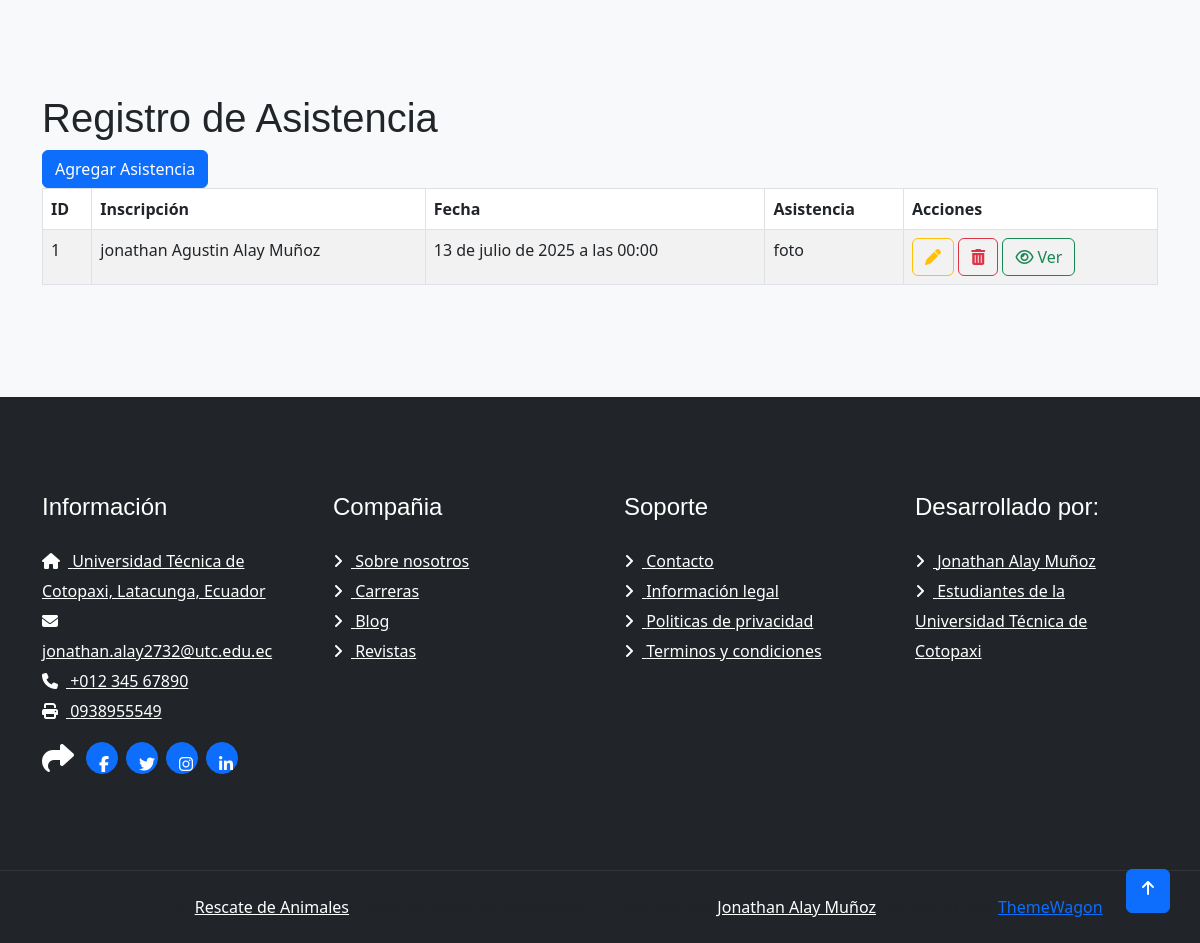
Page /asistencia (lower part) on the earlier database version.
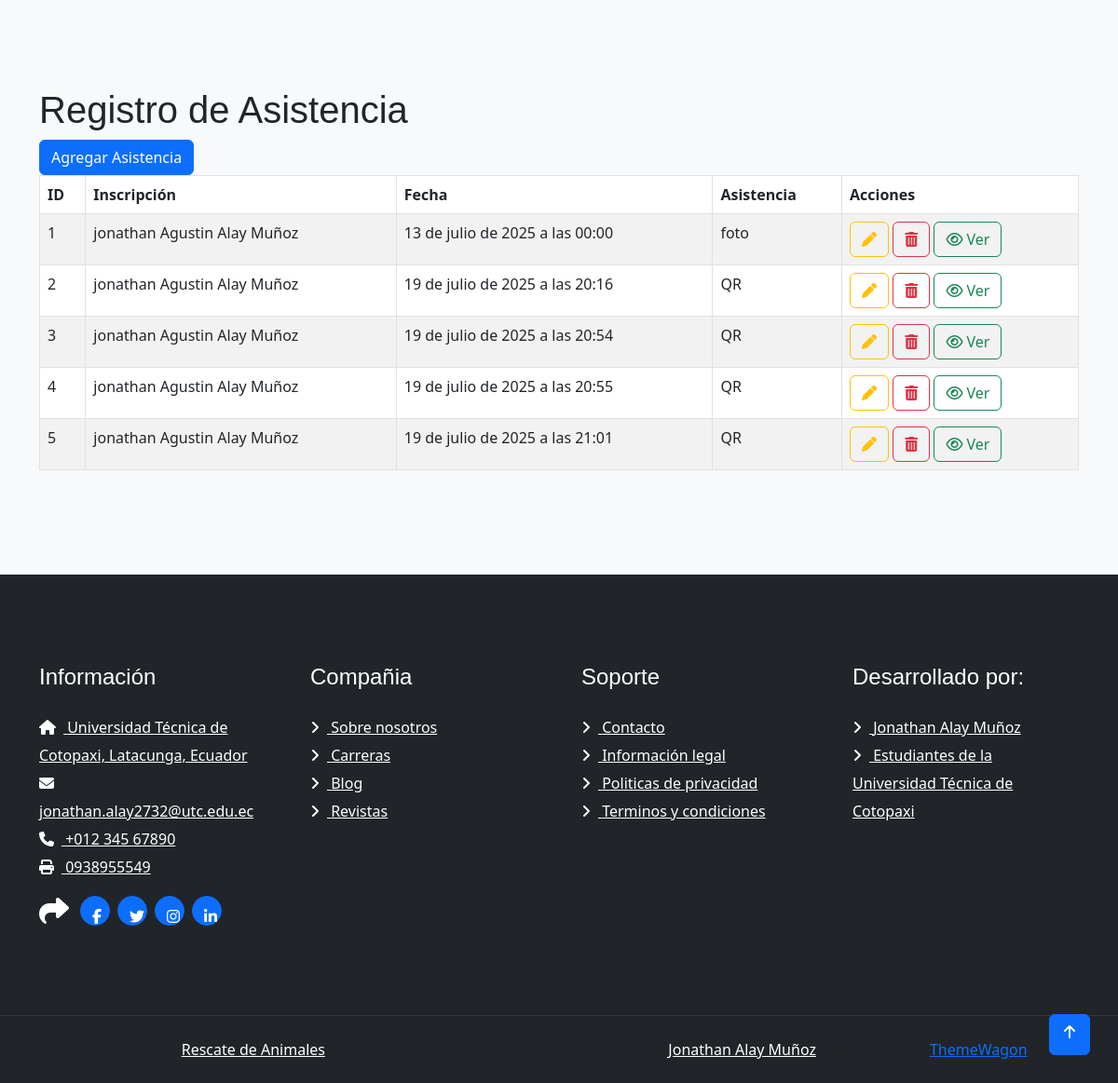
Same page on the later database version.
### Aplicaciones/Eventos/models.py (models this page shows, shortened)
class Asistencia(models.Model):
    inscripcion = models.ForeignKey(Inscripcion, on_delete=models.CASCADE)
    fecha = models.DateTimeField(auto_now_add=True)
    metodo_validacion = models.CharField(max_length=50)  # QR, manual, etc.

class Inscripcion(models.Model):
    usuario = models.ForeignKey(Usuario, on_delete=models.CASCADE)
    evento = models.ForeignKey(Evento, on_delete=models.CASCADE)
    estado = models.ForeignKey(EstadoInscripcion, on_delete=models.SET_NULL, null=True)
    fecha_inscripcion = models.DateField(auto_now_add=True)

class Usuario(models.Model):
    nombre_completo = models.CharField(max_length=100)
    correo = models.EmailField(unique=True)
    clave = models.CharField(max_length=100)
    tipo = models.CharField(max_length=20)  # estudiante, docente, admin
    carrera = models.ForeignKey(Carrera, on_delete=models.SET_NULL, null=True)
    semestre = models.CharField(max_length=10)
    def __str__(self):
        return self.nombre_completo

### Aplicaciones/Eventos/views.py (the view)
# urls.py: path('asistencia', views.asistencia, name='asistencia'),
def asistencia(request):
    listadoAsistencia = Asistencia.objects.all()
    return render(request, "asistencia.html", {'asistencias': listadoAsistencia})

### Aplicaciones/Eventos/templates/asistencia.html (shortened to what this page needs)
{% extends './plantilla.html'%}
{% load static %}
{% block contenido %}
  <h1>Registro de Asistencia</h1>
  <a href="/nuevaAsistencia" class="btn btn-primary">Agregar Asistencia</a>
  <table class="table table-bordered table-striped table-hover" id="tbl_asistencia">
    <thead>
      <tr>
        <th>ID</th>
        <th>Inscripción</th>
        <th>Fecha</th>
        <th>Asistencia</th>
        <th>Acciones</th>
      </tr>
    </thead>
    <tbody>
      {% for asistencia in asistencias %}
      <tr>
        <td>{{ asistencia.id }}</td>
        <td>{{ asistencia.inscripcion.usuario }}</td>
        <td>{{ asistencia.fecha }}</td>
        <td>{{ asistencia.metodo_validacion }}</td>
        <td>
          <a href="editarAsistencia/{{ asistencia.id }}" class="btn btn-outline-warning">
            <i class="fa fa-pen"></i>
          </a>
          <a href="#" onclick="eliminarAsistencia('{{ asistencia.id }}');" class="btn btn-outline-danger">
            <i class="fa fa-trash"></i>
          </a>
          <a href="{% url 'asistencia_completada' asistencia.id %}" class="btn btn-outline-success">
            <i class="fa fa-eye"></i> Ver
          </a>
        </td>
      </tr>
      {% endfor %}
    </tbody>
  </table>
{% endblock %}

### Aplicaciones/Eventos/templates/plantilla.html (shortened to what this page needs)
{%load static %}
<!DOCTYPE html>
<html lang="en">
    <head>
        <link rel="stylesheet" href="https://cdnjs.cloudflare.com/ajax/libs/bootstrap/5.3.3/css/bootstrap.min.css" />
        <link rel="stylesheet" href="https://cdnjs.cloudflare.com/ajax/libs/font-awesome/6.7.2/css/all.min.css" />
        <link  rel ="stylesheet" href="https://cdn.datatables.net/2.3.1/css/dataTables.dataTables.min.css"/>
        <link rel="stylesheet" href="https://cdn.jsdelivr.net/npm/bootstrap-icons@1.5.0/font/bootstrap-icons.min.css">
        <link rel="stylesheet" href="https://cdnjs.cloudflare.com/ajax/libs/bootstrap-fileinput/5.5.4/css/fileinput.min.css" />
        <link rel="stylesheet" href="https://cdn.jsdelivr.net/npm/bootstrap@5.3.3/dist/css/bootstrap.min.css">
        <link rel="stylesheet" href="{% static 'plantilla/travela/https://use.fontawesome.com/releases/v5.15.4/css/all.css' %}"/>
        <link href="{% static 'plantilla/travela/https://cdn.jsdelivr.net/npm/bootstrap-icons@1.4.1/font/bootstrap-icons.css' %}" rel="stylesheet">
        <link href="{% static 'plantilla/travela/lib/owlcarousel/assets/owl.carousel.min.css' %}" rel="stylesheet">
        <link href="{% static 'plantilla/travela/lib/lightbox/css/lightbox.min.css' %}" rel="stylesheet">
        <link href="{% static 'plantilla/travela/css/bootstrap.min.css' %}" rel="stylesheet">
        <link href="{% static 'plantilla/travela/css/style.css' %}" rel="stylesheet">
        <link href="https://cdn.jsdelivr.net/npm/bootstrap@5.3.0/dist/css/bootstrap.min.css" rel="stylesheet">
    </head>
    <body>
        <div class="container-fluid position-relative p-0">
        <div class="bg-light">
            <div class="container-fluid about py-5">
                <div class="container py-5">
                    {% block contenido %}
                    {% endblock %}
                        </div>
                    </div>
                </div>
            </div>
        <div class="container-fluid footer py-5">
            <div class="container py-5">
                <div class="row g-5">
                    <div class="col-md-6 col-lg-6 col-xl-3">
                        <div class="footer-item d-flex flex-column">
                            <h4 class="mb-4 text-white">Información</h4>
                            <a href=""><i class="fas fa-home me-2"></i> Universidad Técnica de Cotopaxi, Latacunga, Ecuador</a>
                            <a href=""><i class="fas fa-envelope me-2"></i> jonathan.alay2732@utc.edu.ec</a>
                            <a href=""><i class="fas fa-phone me-2"></i> +012 345 67890</a>
                            <a href="" class="mb-3"><i class="fas fa-print me-2"></i> 0938955549</a>
                            <div class="d-flex align-items-center">
                                <i class="fas fa-share fa-2x text-white me-2"></i>
                                <a class="btn-square btn btn-primary rounded-circle mx-1" href=""><i class="fab fa-facebook-f"></i></a>
                                <a class="btn-square btn btn-primary rounded-circle mx-1" href=""><i class="fab fa-twitter"></i></a>
                                <a class="btn-square btn btn-primary rounded-circle mx-1" href=""><i class="fab fa-instagram"></i></a>
                                <a class="btn-square btn btn-primary rounded-circle mx-1" href=""><i class="fab fa-linkedin-in"></i></a>
                            </div>
                        </div>
                    </div>
                    <div class="col-md-6 col-lg-6 col-xl-3">
                        <div class="footer-item d-flex flex-column">
                            <h4 class="mb-4 text-white">Compañia</h4>
                            <a href=""><i class="fas fa-angle-right me-2"></i> Sobre nosotros</a>
                            <a href=""><i class="fas fa-angle-right me-2"></i> Carreras</a>
                            <a href=""><i class="fas fa-angle-right me-2"></i> Blog</a>
                            <a href=""><i class="fas fa-angle-right me-2"></i> Revistas</a>
                        </div>
                    </div>
                    <div class="col-md-6 col-lg-6 col-xl-3">
                        <div class="footer-item d-flex flex-column">
                            <h4 class="mb-4 text-white">Soporte</h4>
                            <a href=""><i class="fas fa-angle-right me-2"></i> Contacto</a>
                            <a href=""><i class="fas fa-angle-right me-2"></i> Información legal</a>
                            <a href=""><i class="fas fa-angle-right me-2"></i> Politicas de privacidad</a>
                            <a href=""><i class="fas fa-angle-right me-2"></i> Terminos y condiciones</a>
                        </div>
                    </div>
                    <div class="col-md-6 col-lg-6 col-xl-3">
                        <div class="footer-item d-flex flex-column">
                            <h4 class="mb-4 text-white">Desarrollado por:</h4>
                            <a href=""><i class="fas fa-angle-right me-2"></i> Jonathan Alay Muñoz</a>
                            <a href=""><i class="fas fa-angle-right me-2"></i> Estudiantes de la Universidad Técnica de Cotopaxi</a>
                        </div>
                    </div>
                </div>
            </div>
        </div>
        <div class="container-fluid copyright text-body py-4">
            <div class="container">
                <div class="row g-4 align-items-center">
                    <div class="col-md-6 text-center text-md-end mb-md-0">
                        <i class="fas fa-copyright me-2"></i><a class="text-white" href="#">Rescate de Animales</a>, Todos los derechos reservados
                    </div>
                    <div class="col-md-6 text-center text-md-start">
                        Diseñado por <a class="text-white" href="https://htmlcodex.com">Jonathan Alay Muñoz</a> Distribuido por <a href="https://themewagon.com">ThemeWagon</a>
                    </div>
                    </div>
                </div>
            </div>
        <a href="#" class="btn btn-primary btn-primary-outline-0 btn-md-square back-to-top"><i class="fa fa-arrow-up"></i></a>
    </body>
</html>

### GestionJA/static/plantilla/travela/css/style.css (style rules this page uses)
.back-to-top { position: fixed; right: 30px; bottom: 30px; display: flex; width: 45px; height: 45px; align-items: center; justify-content: center; transition: 0.5s; z-index: 99; }
.btn { font-weight: 600; transition: .5s; }
.btn-square { width: 32px; height: 32px; }
.btn-md-square { width: 44px; height: 44px; }
.btn-square, .btn-sm-square, .btn-md-square, .btn-lg-square { padding: 0; display: flex; align-items: center; justify-content: center; font-weight: normal; border-radius: 50%; }
.btn.btn-primary { box-shadow: inset 0 0 0 0 var(--bs-primary); }
.footer { background: var(--bs-dark); }
.footer .footer-item a { line-height: 30px; color: var(--bs-white); transition: 0.5s; }
.copyright { border-top: 1px solid rgba(255, 255, 255, 0.08); background: var(--bs-dark) !important; }

Differences in the rows shown:
added Asistencia: id "2", inscripcion.usuario "jonathan Agustin Alay Muñoz", fecha "19 de julio de 2025 a las 20:16", metodo_validacion "QR"
added Asistencia: id "3", inscripcion.usuario "jonathan Agustin Alay Muñoz", fecha "19 de julio de 2025 a las 20:54", metodo_validacion "QR"
added Asistencia: id "4", inscripcion.usuario "jonathan Agustin Alay Muñoz", fecha "19 de julio de 2025 a las 20:55", metodo_validacion "QR"
added Asistencia: id "5", inscripcion.usuario "jonathan Agustin Alay Muñoz", fecha "19 de julio de 2025 a las 21:01", metodo_validacion "QR"
